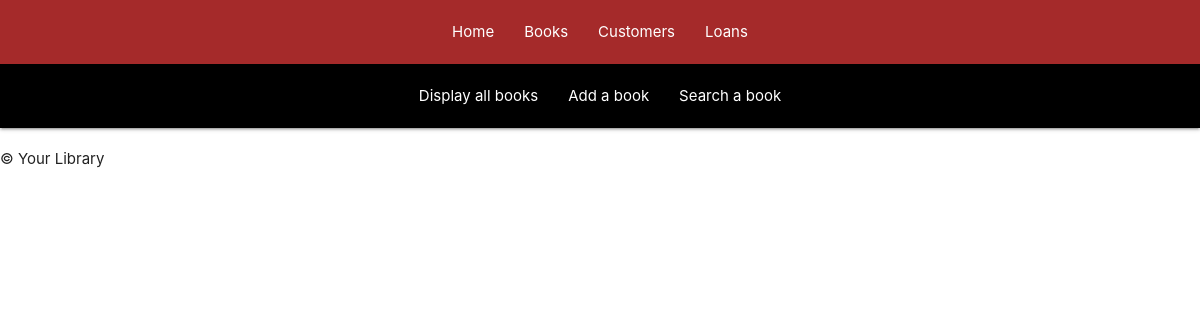
Before: /books with the older database file.
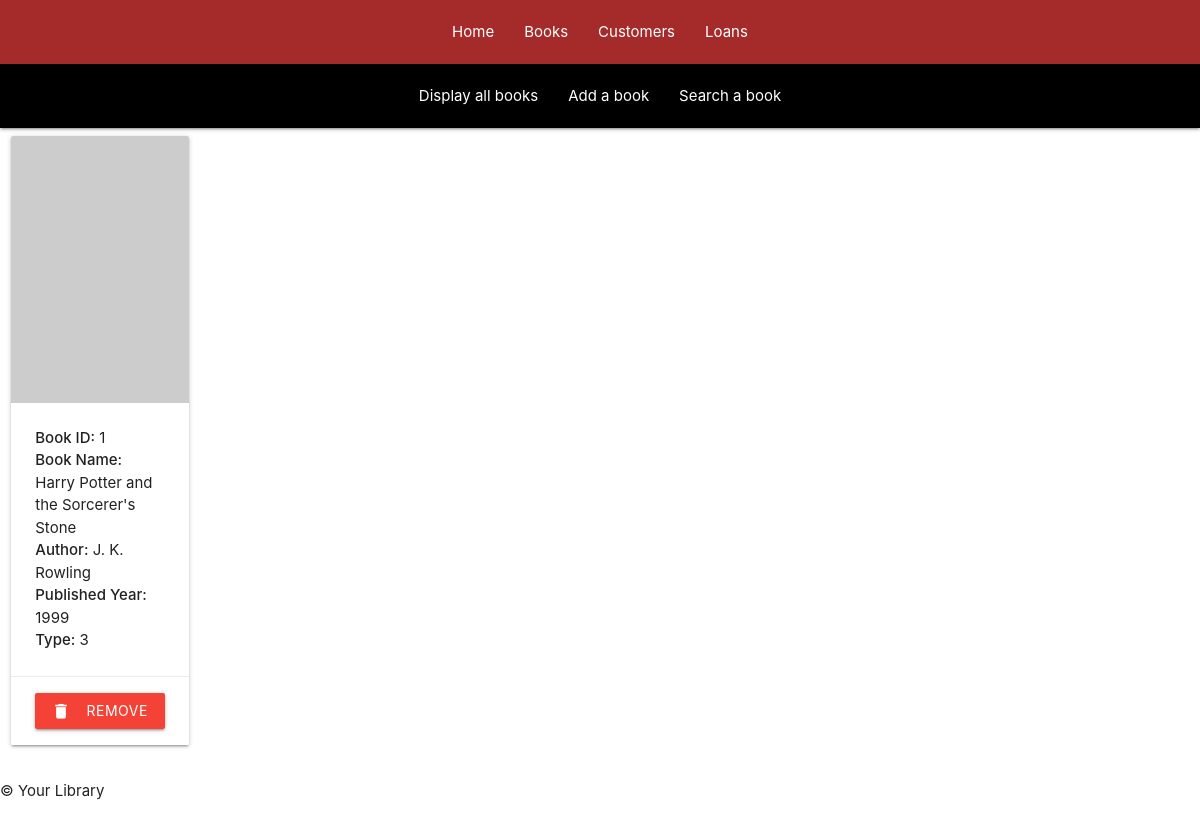
After: the same page with the newer database file.
### tables this page shows
CREATE TABLE books (
                id INTEGER PRIMARY KEY UNIQUE,
                title TEXT NOT NULL,
                author TEXT NOT NULL,
                year INTEGER NOT NULL,
                type TEXT NOT NULL
            );

### app.py (the view)
@app.route('/books', methods=['GET'])
def displayBooks():
    all_books = book_instance.DisplayAllBooks()
    return render_template("displaybooks.html", books=all_books)

### tools/books.py (called while the page is built)
    def DisplayAllBooks(self):
        self.cursor.execute('''SELECT * FROM books''')
        all_books = self.cursor.fetchall()
        return all_books

### templates/displaybooks.html (shortened to what this page needs)
{% extends "index.html" %} {% block title %}Library - Display Books{% endblock%}
{% block content %}
<nav class="nav-wrapper" style="background-color: black">
  <ul id="nav-mobile" class="centered-nav">
    <li><a href="/books">Display all books</a></li>
    <li><a href="/books/addbook">Add a book</a></li>
    <li><a href="/books/bookfinder">Search a book</a></li>
  </ul>
</nav>
<div>
  <div class="row">
    {% for book in books %}
    <div class="col s2 m2">
      <div class="card custom-card">
        <div class="card-image">
          <img
            class="book-image"
            src="https://picsum.photos/200/30{{book[0]% 10}}"
          />
        </div>
        <div class="card-content">
          <p><strong>Book ID:</strong> {{ book[0] }}</p>
          <p><strong>Book Name:</strong> {{ book[1] }}</p>
          <p><strong>Author:</strong> {{ book[2] }}</p>
          <p><strong>Published Year:</strong> {{ book[3] }}</p>
          <p><strong>Type:</strong> {{ book[4] }}</p>
        </div>
        <div class="card-action">
          <form method="POST" action="/books/removebook">
            <button type="submit" class="btn red waves-effect waves-light">
              <i class="material-icons left">delete</i> Remove Book
            </button>
          </form>
        </div>
      </div>
    </div>
    {% endfor %}
  </div>
</div>
{% block inner_content %}{% endblock %} {% endblock %}

### templates/index.html (shortened to what this page needs)
<!DOCTYPE html>
<html lang="en">
  <head>
    <link
      rel="stylesheet"
      href="https://cdnjs.cloudflare.com/ajax/libs/materialize/1.0.0/css/materialize.min.css"
    />
  </head>
  <body>
    <header>
      <nav>
        <div class="nav-wrapper">
          <ul
            id="nav-mobile"
            class="centered-nav"
            style="background-color: brown"
          >
            <li><a href="/">Home</a></li>
            <li><a href="/books">Books</a></li>
            <li><a href="/customers">Customers</a></li>
            <li><a href="/loans">Loans</a></li>
          </ul>
        </div>
      </nav>
    </header>
    <main>
      {% block content %}{% endblock %}
    </main>
    <footer>
      <p>&copy; {{ year }} Your Library</p>
    </footer>
  </body>
</html>

### templates/index.html (style rules this page uses)
.centered-nav { display: flex; align-items: center; justify-content: center; }
.book-image { width: 100%; height: auto; }
.custom-card .card-content { min-height: 180px; }

Changed rows visible on the page:
added books: id "1", title "Harry Potter and the Sorcerer's Stone", author "J. K. Rowling", year "1999", type "3"
